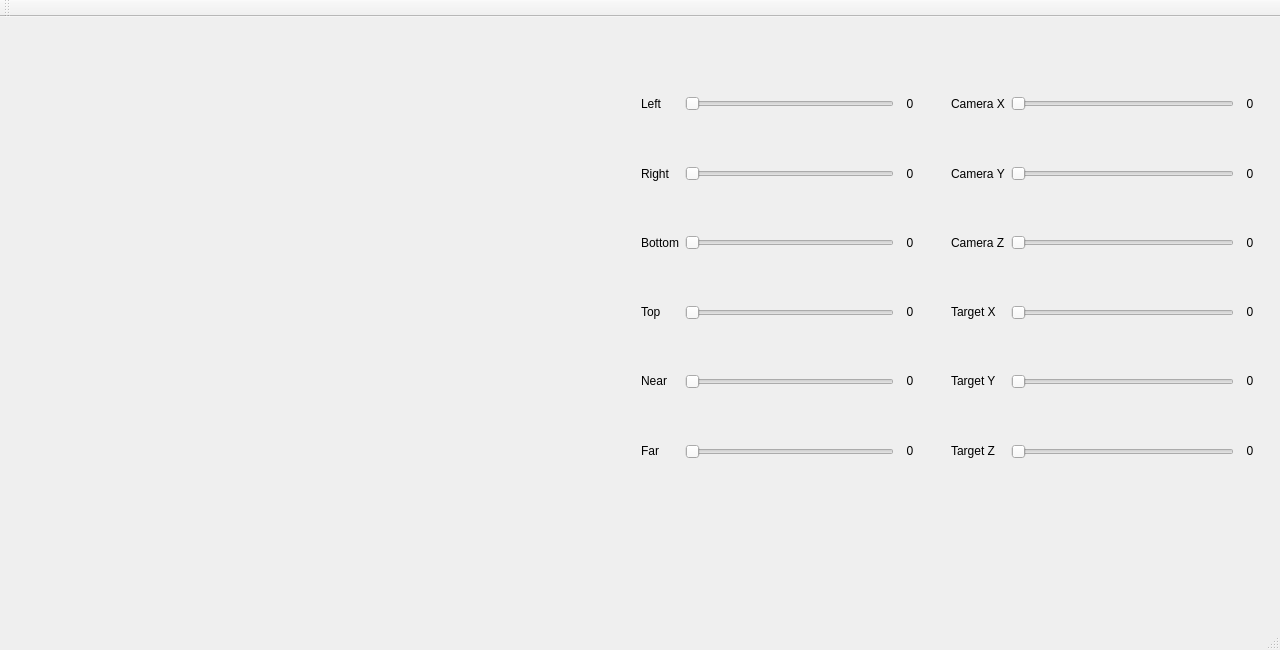
<?xml version="1.0" encoding="UTF-8"?>
<ui version="4.0">
 <class>MainWindow</class>
 <widget class="QMainWindow" name="MainWindow">
  <property name="geometry">
   <rect>
    <x>0</x>
    <y>0</y>
    <width>1280</width>
    <height>650</height>
   </rect>
  </property>
  <property name="windowTitle">
   <string>MainWindow</string>
  </property>
  <widget class="QWidget" name="centralWidget">
   <widget class="QWidget" name="widget" native="true">
    <property name="geometry">
     <rect>
      <x>20</x>
      <y>20</y>
      <width>600</width>
      <height>560</height>
     </rect>
    </property>
   </widget>
   <widget class="QWidget" name="verticalLayoutWidget">
    <property name="geometry">
     <rect>
      <x>630</x>
      <y>20</y>
      <width>301</width>
      <height>481</height>
     </rect>
    </property>
    <layout class="QVBoxLayout" name="verticalLayout">
     <item>
      <layout class="QHBoxLayout" name="horizontalLayout_8">
       <item>
        <layout class="QVBoxLayout" name="verticalLayout_4">
         <property name="sizeConstraint">
          <enum>QLayout::SetFixedSize</enum>
         </property>
         <item>
          <spacer name="verticalSpacer_8">
           <property name="orientation">
            <enum>Qt::Vertical</enum>
           </property>
           <property name="sizeHint" stdset="0">
            <size>
             <width>20</width>
             <height>40</height>
            </size>
           </property>
          </spacer>
         </item>
         <item>
          <widget class="QLabel" name="label_1">
           <property name="text">
            <string>Left</string>
           </property>
          </widget>
         </item>
         <item>
          <spacer name="verticalSpacer_9">
           <property name="orientation">
            <enum>Qt::Vertical</enum>
           </property>
           <property name="sizeHint" stdset="0">
            <size>
             <width>20</width>
             <height>40</height>
            </size>
           </property>
          </spacer>
         </item>
         <item>
          <widget class="QLabel" name="label_2">
           <property name="text">
            <string>Right</string>
           </property>
          </widget>
         </item>
         <item>
          <spacer name="verticalSpacer_10">
           <property name="orientation">
            <enum>Qt::Vertical</enum>
           </property>
           <property name="sizeHint" stdset="0">
            <size>
             <width>20</width>
             <height>40</height>
            </size>
           </property>
          </spacer>
         </item>
         <item>
          <widget class="QLabel" name="label_3">
           <property name="text">
            <string>Bottom</string>
           </property>
          </widget>
         </item>
         <item>
          <spacer name="verticalSpacer_11">
           <property name="orientation">
            <enum>Qt::Vertical</enum>
           </property>
           <property name="sizeHint" stdset="0">
            <size>
             <width>20</width>
             <height>40</height>
            </size>
           </property>
          </spacer>
         </item>
         <item>
          <widget class="QLabel" name="label_4">
           <property name="text">
            <string>Top</string>
           </property>
          </widget>
         </item>
         <item>
          <spacer name="verticalSpacer_12">
           <property name="orientation">
            <enum>Qt::Vertical</enum>
           </property>
           <property name="sizeHint" stdset="0">
            <size>
             <width>20</width>
             <height>40</height>
            </size>
           </property>
          </spacer>
         </item>
         <item>
          <widget class="QLabel" name="label_5">
           <property name="text">
            <string>Near</string>
           </property>
          </widget>
         </item>
         <item>
          <spacer name="verticalSpacer_13">
           <property name="orientation">
            <enum>Qt::Vertical</enum>
           </property>
           <property name="sizeHint" stdset="0">
            <size>
             <width>20</width>
             <height>40</height>
            </size>
           </property>
          </spacer>
         </item>
         <item>
          <widget class="QLabel" name="label_6">
           <property name="text">
            <string>Far</string>
           </property>
          </widget>
         </item>
         <item>
          <spacer name="verticalSpacer_14">
           <property name="orientation">
            <enum>Qt::Vertical</enum>
           </property>
           <property name="sizeHint" stdset="0">
            <size>
             <width>20</width>
             <height>40</height>
            </size>
           </property>
          </spacer>
         </item>
        </layout>
       </item>
       <item>
        <layout class="QVBoxLayout" name="verticalLayout_3">
         <property name="sizeConstraint">
          <enum>QLayout::SetFixedSize</enum>
         </property>
         <item>
          <spacer name="verticalSpacer_3">
           <property name="orientation">
            <enum>Qt::Vertical</enum>
           </property>
           <property name="sizeHint" stdset="0">
            <size>
             <width>20</width>
             <height>10</height>
            </size>
           </property>
          </spacer>
         </item>
         <item>
          <widget class="QSlider" name="left">
           <property name="sizePolicy">
            <sizepolicy hsizetype="Expanding" vsizetype="Fixed">
             <horstretch>0</horstretch>
             <verstretch>0</verstretch>
            </sizepolicy>
           </property>
           <property name="orientation">
            <enum>Qt::Horizontal</enum>
           </property>
          </widget>
         </item>
         <item>
          <spacer name="verticalSpacer">
           <property name="orientation">
            <enum>Qt::Vertical</enum>
           </property>
           <property name="sizeHint" stdset="0">
            <size>
             <width>20</width>
             <height>40</height>
            </size>
           </property>
          </spacer>
         </item>
         <item>
          <widget class="QSlider" name="right">
           <property name="orientation">
            <enum>Qt::Horizontal</enum>
           </property>
          </widget>
         </item>
         <item>
          <spacer name="verticalSpacer_2">
           <property name="orientation">
            <enum>Qt::Vertical</enum>
           </property>
           <property name="sizeHint" stdset="0">
            <size>
             <width>20</width>
             <height>40</height>
            </size>
           </property>
          </spacer>
         </item>
         <item>
          <widget class="QSlider" name="bottom">
           <property name="orientation">
            <enum>Qt::Horizontal</enum>
           </property>
          </widget>
         </item>
         <item>
          <spacer name="verticalSpacer_4">
           <property name="orientation">
            <enum>Qt::Vertical</enum>
           </property>
           <property name="sizeHint" stdset="0">
            <size>
             <width>20</width>
             <height>40</height>
            </size>
           </property>
          </spacer>
         </item>
         <item>
          <widget class="QSlider" name="top">
           <property name="singleStep">
            <number>1</number>
           </property>
           <property name="orientation">
            <enum>Qt::Horizontal</enum>
           </property>
          </widget>
         </item>
         <item>
          <spacer name="verticalSpacer_5">
           <property name="orientation">
            <enum>Qt::Vertical</enum>
           </property>
           <property name="sizeHint" stdset="0">
            <size>
             <width>20</width>
             <height>40</height>
            </size>
           </property>
          </spacer>
         </item>
         <item>
          <widget class="QSlider" name="lnear">
           <property name="orientation">
            <enum>Qt::Horizontal</enum>
           </property>
          </widget>
         </item>
         <item>
          <spacer name="verticalSpacer_6">
           <property name="orientation">
            <enum>Qt::Vertical</enum>
           </property>
           <property name="sizeHint" stdset="0">
            <size>
             <width>20</width>
             <height>40</height>
            </size>
           </property>
          </spacer>
         </item>
         <item>
          <widget class="QSlider" name="lfar">
           <property name="orientation">
            <enum>Qt::Horizontal</enum>
           </property>
          </widget>
         </item>
         <item>
          <spacer name="verticalSpacer_7">
           <property name="orientation">
            <enum>Qt::Vertical</enum>
           </property>
           <property name="sizeHint" stdset="0">
            <size>
             <width>20</width>
             <height>10</height>
            </size>
           </property>
          </spacer>
         </item>
        </layout>
       </item>
       <item>
        <layout class="QVBoxLayout" name="verticalLayout_2">
         <property name="sizeConstraint">
          <enum>QLayout::SetFixedSize</enum>
         </property>
         <item>
          <spacer name="verticalSpacer_15">
           <property name="orientation">
            <enum>Qt::Vertical</enum>
           </property>
           <property name="sizeHint" stdset="0">
            <size>
             <width>20</width>
             <height>40</height>
            </size>
           </property>
          </spacer>
         </item>
         <item>
          <widget class="QLabel" name="lvalue">
           <property name="sizePolicy">
            <sizepolicy hsizetype="Preferred" vsizetype="Preferred">
             <horstretch>0</horstretch>
             <verstretch>0</verstretch>
            </sizepolicy>
           </property>
           <property name="text">
            <string>0</string>
           </property>
           <property name="alignment">
            <set>Qt::AlignCenter</set>
           </property>
          </widget>
         </item>
         <item>
          <spacer name="verticalSpacer_16">
           <property name="orientation">
            <enum>Qt::Vertical</enum>
           </property>
           <property name="sizeHint" stdset="0">
            <size>
             <width>20</width>
             <height>40</height>
            </size>
           </property>
          </spacer>
         </item>
         <item>
          <widget class="QLabel" name="rvalue">
           <property name="text">
            <string>0</string>
           </property>
           <property name="alignment">
            <set>Qt::AlignCenter</set>
           </property>
          </widget>
         </item>
         <item>
          <spacer name="verticalSpacer_17">
           <property name="orientation">
            <enum>Qt::Vertical</enum>
           </property>
           <property name="sizeHint" stdset="0">
            <size>
             <width>20</width>
             <height>40</height>
            </size>
           </property>
          </spacer>
         </item>
         <item>
          <widget class="QLabel" name="bvalue">
           <property name="text">
            <string>0</string>
           </property>
           <property name="alignment">
            <set>Qt::AlignCenter</set>
           </property>
          </widget>
         </item>
         <item>
          <spacer name="verticalSpacer_18">
           <property name="orientation">
            <enum>Qt::Vertical</enum>
           </property>
           <property name="sizeHint" stdset="0">
            <size>
             <width>20</width>
             <height>40</height>
            </size>
           </property>
          </spacer>
         </item>
         <item>
          <widget class="QLabel" name="tvalue">
           <property name="text">
            <string>0</string>
           </property>
           <property name="alignment">
            <set>Qt::AlignCenter</set>
           </property>
          </widget>
         </item>
         <item>
          <spacer name="verticalSpacer_19">
           <property name="orientation">
            <enum>Qt::Vertical</enum>
           </property>
           <property name="sizeHint" stdset="0">
            <size>
             <width>20</width>
             <height>40</height>
            </size>
           </property>
          </spacer>
         </item>
         <item>
          <widget class="QLabel" name="nvalue">
           <property name="text">
            <string>0</string>
           </property>
           <property name="alignment">
            <set>Qt::AlignCenter</set>
           </property>
          </widget>
         </item>
         <item>
          <spacer name="verticalSpacer_20">
           <property name="orientation">
            <enum>Qt::Vertical</enum>
           </property>
           <property name="sizeHint" stdset="0">
            <size>
             <width>20</width>
             <height>40</height>
            </size>
           </property>
          </spacer>
         </item>
         <item>
          <widget class="QLabel" name="fvalue">
           <property name="text">
            <string>0</string>
           </property>
           <property name="alignment">
            <set>Qt::AlignCenter</set>
           </property>
          </widget>
         </item>
         <item>
          <spacer name="verticalSpacer_21">
           <property name="orientation">
            <enum>Qt::Vertical</enum>
           </property>
           <property name="sizeHint" stdset="0">
            <size>
             <width>20</width>
             <height>40</height>
            </size>
           </property>
          </spacer>
         </item>
        </layout>
       </item>
      </layout>
     </item>
    </layout>
   </widget>
   <widget class="QWidget" name="horizontalLayoutWidget">
    <property name="geometry">
     <rect>
      <x>630</x>
      <y>510</y>
      <width>301</width>
      <height>80</height>
     </rect>
    </property>
    <layout class="QHBoxLayout" name="horizontalLayout">
     <item>
      <layout class="QVBoxLayout" name="verticalLayout_6"/>
     </item>
     <item>
      <layout class="QVBoxLayout" name="verticalLayout_5"/>
     </item>
    </layout>
   </widget>
   <widget class="QWidget" name="verticalLayoutWidget_2">
    <property name="geometry">
     <rect>
      <x>940</x>
      <y>20</y>
      <width>331</width>
      <height>481</height>
     </rect>
    </property>
    <layout class="QVBoxLayout" name="verticalLayout_7">
     <item>
      <layout class="QHBoxLayout" name="horizontalLayout_9">
       <item>
        <layout class="QVBoxLayout" name="verticalLayout_8">
         <property name="sizeConstraint">
          <enum>QLayout::SetFixedSize</enum>
         </property>
         <item>
          <spacer name="verticalSpacer_22">
           <property name="orientation">
            <enum>Qt::Vertical</enum>
           </property>
           <property name="sizeHint" stdset="0">
            <size>
             <width>20</width>
             <height>40</height>
            </size>
           </property>
          </spacer>
         </item>
         <item>
          <widget class="QLabel" name="label_7">
           <property name="text">
            <string>Camera X</string>
           </property>
          </widget>
         </item>
         <item>
          <spacer name="verticalSpacer_23">
           <property name="orientation">
            <enum>Qt::Vertical</enum>
           </property>
           <property name="sizeHint" stdset="0">
            <size>
             <width>20</width>
             <height>40</height>
            </size>
           </property>
          </spacer>
         </item>
         <item>
          <widget class="QLabel" name="label_8">
           <property name="text">
            <string>Camera Y</string>
           </property>
          </widget>
         </item>
         <item>
          <spacer name="verticalSpacer_24">
           <property name="orientation">
            <enum>Qt::Vertical</enum>
           </property>
           <property name="sizeHint" stdset="0">
            <size>
             <width>20</width>
             <height>40</height>
            </size>
           </property>
          </spacer>
         </item>
         <item>
          <widget class="QLabel" name="label_9">
           <property name="text">
            <string>Camera Z</string>
           </property>
          </widget>
         </item>
         <item>
          <spacer name="verticalSpacer_25">
           <property name="orientation">
            <enum>Qt::Vertical</enum>
           </property>
           <property name="sizeHint" stdset="0">
            <size>
             <width>20</width>
             <height>40</height>
            </size>
           </property>
          </spacer>
         </item>
         <item>
          <widget class="QLabel" name="label_10">
           <property name="text">
            <string>Target X</string>
           </property>
          </widget>
         </item>
         <item>
          <spacer name="verticalSpacer_26">
           <property name="orientation">
            <enum>Qt::Vertical</enum>
           </property>
           <property name="sizeHint" stdset="0">
            <size>
             <width>20</width>
             <height>40</height>
            </size>
           </property>
          </spacer>
         </item>
         <item>
          <widget class="QLabel" name="label_11">
           <property name="text">
            <string>Target Y</string>
           </property>
          </widget>
         </item>
         <item>
          <spacer name="verticalSpacer_27">
           <property name="orientation">
            <enum>Qt::Vertical</enum>
           </property>
           <property name="sizeHint" stdset="0">
            <size>
             <width>20</width>
             <height>40</height>
            </size>
           </property>
          </spacer>
         </item>
         <item>
          <widget class="QLabel" name="label_12">
           <property name="text">
            <string>Target Z</string>
           </property>
          </widget>
         </item>
         <item>
          <spacer name="verticalSpacer_28">
           <property name="orientation">
            <enum>Qt::Vertical</enum>
           </property>
           <property name="sizeHint" stdset="0">
            <size>
             <width>20</width>
             <height>40</height>
            </size>
           </property>
          </spacer>
         </item>
        </layout>
       </item>
       <item>
        <layout class="QVBoxLayout" name="verticalLayout_9">
         <property name="sizeConstraint">
          <enum>QLayout::SetFixedSize</enum>
         </property>
         <item>
          <spacer name="verticalSpacer_29">
           <property name="orientation">
            <enum>Qt::Vertical</enum>
           </property>
           <property name="sizeHint" stdset="0">
            <size>
             <width>20</width>
             <height>10</height>
            </size>
           </property>
          </spacer>
         </item>
         <item>
          <widget class="QSlider" name="SCameraX">
           <property name="sizePolicy">
            <sizepolicy hsizetype="Expanding" vsizetype="Fixed">
             <horstretch>0</horstretch>
             <verstretch>0</verstretch>
            </sizepolicy>
           </property>
           <property name="orientation">
            <enum>Qt::Horizontal</enum>
           </property>
          </widget>
         </item>
         <item>
          <spacer name="verticalSpacer_30">
           <property name="orientation">
            <enum>Qt::Vertical</enum>
           </property>
           <property name="sizeHint" stdset="0">
            <size>
             <width>20</width>
             <height>40</height>
            </size>
           </property>
          </spacer>
         </item>
         <item>
          <widget class="QSlider" name="SCameraY">
           <property name="orientation">
            <enum>Qt::Horizontal</enum>
           </property>
          </widget>
         </item>
         <item>
          <spacer name="verticalSpacer_31">
           <property name="orientation">
            <enum>Qt::Vertical</enum>
           </property>
           <property name="sizeHint" stdset="0">
            <size>
             <width>20</width>
             <height>40</height>
            </size>
           </property>
          </spacer>
         </item>
         <item>
          <widget class="QSlider" name="SCameraZ">
           <property name="orientation">
            <enum>Qt::Horizontal</enum>
           </property>
          </widget>
         </item>
         <item>
          <spacer name="verticalSpacer_32">
           <property name="orientation">
            <enum>Qt::Vertical</enum>
           </property>
           <property name="sizeHint" stdset="0">
            <size>
             <width>20</width>
             <height>40</height>
            </size>
           </property>
          </spacer>
         </item>
         <item>
          <widget class="QSlider" name="STargetX">
           <property name="orientation">
            <enum>Qt::Horizontal</enum>
           </property>
          </widget>
         </item>
         <item>
          <spacer name="verticalSpacer_33">
           <property name="orientation">
            <enum>Qt::Vertical</enum>
           </property>
           <property name="sizeHint" stdset="0">
            <size>
             <width>20</width>
             <height>40</height>
            </size>
           </property>
          </spacer>
         </item>
         <item>
          <widget class="QSlider" name="STargetY">
           <property name="orientation">
            <enum>Qt::Horizontal</enum>
           </property>
          </widget>
         </item>
         <item>
          <spacer name="verticalSpacer_34">
           <property name="orientation">
            <enum>Qt::Vertical</enum>
           </property>
           <property name="sizeHint" stdset="0">
            <size>
             <width>20</width>
             <height>40</height>
            </size>
           </property>
          </spacer>
         </item>
         <item>
          <widget class="QSlider" name="STargetZ">
           <property name="orientation">
            <enum>Qt::Horizontal</enum>
           </property>
          </widget>
         </item>
         <item>
          <spacer name="verticalSpacer_35">
           <property name="orientation">
            <enum>Qt::Vertical</enum>
           </property>
           <property name="sizeHint" stdset="0">
            <size>
             <width>20</width>
             <height>10</height>
            </size>
           </property>
          </spacer>
         </item>
        </layout>
       </item>
       <item>
        <layout class="QVBoxLayout" name="verticalLayout_10">
         <property name="sizeConstraint">
          <enum>QLayout::SetFixedSize</enum>
         </property>
         <item>
          <spacer name="verticalSpacer_36">
           <property name="orientation">
            <enum>Qt::Vertical</enum>
           </property>
           <property name="sizeHint" stdset="0">
            <size>
             <width>20</width>
             <height>40</height>
            </size>
           </property>
          </spacer>
         </item>
         <item>
          <widget class="QLabel" name="lCameraX">
           <property name="sizePolicy">
            <sizepolicy hsizetype="Preferred" vsizetype="Preferred">
             <horstretch>0</horstretch>
             <verstretch>0</verstretch>
            </sizepolicy>
           </property>
           <property name="text">
            <string>0</string>
           </property>
           <property name="alignment">
            <set>Qt::AlignCenter</set>
           </property>
          </widget>
         </item>
         <item>
          <spacer name="verticalSpacer_37">
           <property name="orientation">
            <enum>Qt::Vertical</enum>
           </property>
           <property name="sizeHint" stdset="0">
            <size>
             <width>20</width>
             <height>40</height>
            </size>
           </property>
          </spacer>
         </item>
         <item>
          <widget class="QLabel" name="lCameraY">
           <property name="text">
            <string>0</string>
           </property>
           <property name="alignment">
            <set>Qt::AlignCenter</set>
           </property>
          </widget>
         </item>
         <item>
          <spacer name="verticalSpacer_38">
           <property name="orientation">
            <enum>Qt::Vertical</enum>
           </property>
           <property name="sizeHint" stdset="0">
            <size>
             <width>20</width>
             <height>40</height>
            </size>
           </property>
          </spacer>
         </item>
         <item>
          <widget class="QLabel" name="lCameraZ">
           <property name="text">
            <string>0</string>
           </property>
           <property name="alignment">
            <set>Qt::AlignCenter</set>
           </property>
          </widget>
         </item>
         <item>
          <spacer name="verticalSpacer_39">
           <property name="orientation">
            <enum>Qt::Vertical</enum>
           </property>
           <property name="sizeHint" stdset="0">
            <size>
             <width>20</width>
             <height>40</height>
            </size>
           </property>
          </spacer>
         </item>
         <item>
          <widget class="QLabel" name="lTargetX">
           <property name="text">
            <string>0</string>
           </property>
           <property name="alignment">
            <set>Qt::AlignCenter</set>
           </property>
          </widget>
         </item>
         <item>
          <spacer name="verticalSpacer_40">
           <property name="orientation">
            <enum>Qt::Vertical</enum>
           </property>
           <property name="sizeHint" stdset="0">
            <size>
             <width>20</width>
             <height>40</height>
            </size>
           </property>
          </spacer>
         </item>
         <item>
          <widget class="QLabel" name="lTargetY">
           <property name="text">
            <string>0</string>
           </property>
           <property name="alignment">
            <set>Qt::AlignCenter</set>
           </property>
          </widget>
         </item>
         <item>
          <spacer name="verticalSpacer_41">
           <property name="orientation">
            <enum>Qt::Vertical</enum>
           </property>
           <property name="sizeHint" stdset="0">
            <size>
             <width>20</width>
             <height>40</height>
            </size>
           </property>
          </spacer>
         </item>
         <item>
          <widget class="QLabel" name="lTargetZ">
           <property name="text">
            <string>0</string>
           </property>
           <property name="alignment">
            <set>Qt::AlignCenter</set>
           </property>
          </widget>
         </item>
         <item>
          <spacer name="verticalSpacer_42">
           <property name="orientation">
            <enum>Qt::Vertical</enum>
           </property>
           <property name="sizeHint" stdset="0">
            <size>
             <width>20</width>
             <height>40</height>
            </size>
           </property>
          </spacer>
         </item>
        </layout>
       </item>
      </layout>
     </item>
    </layout>
   </widget>
  </widget>
  <widget class="QMenuBar" name="menuBar">
   <property name="geometry">
    <rect>
     <x>0</x>
     <y>0</y>
     <width>1280</width>
     <height>20</height>
    </rect>
   </property>
  </widget>
  <widget class="QToolBar" name="mainToolBar">
   <attribute name="toolBarArea">
    <enum>TopToolBarArea</enum>
   </attribute>
   <attribute name="toolBarBreak">
    <bool>false</bool>
   </attribute>
  </widget>
  <widget class="QStatusBar" name="statusBar"/>
 </widget>
 <layoutdefault spacing="6" margin="11"/>
 <resources/>
 <connections/>
</ui>
